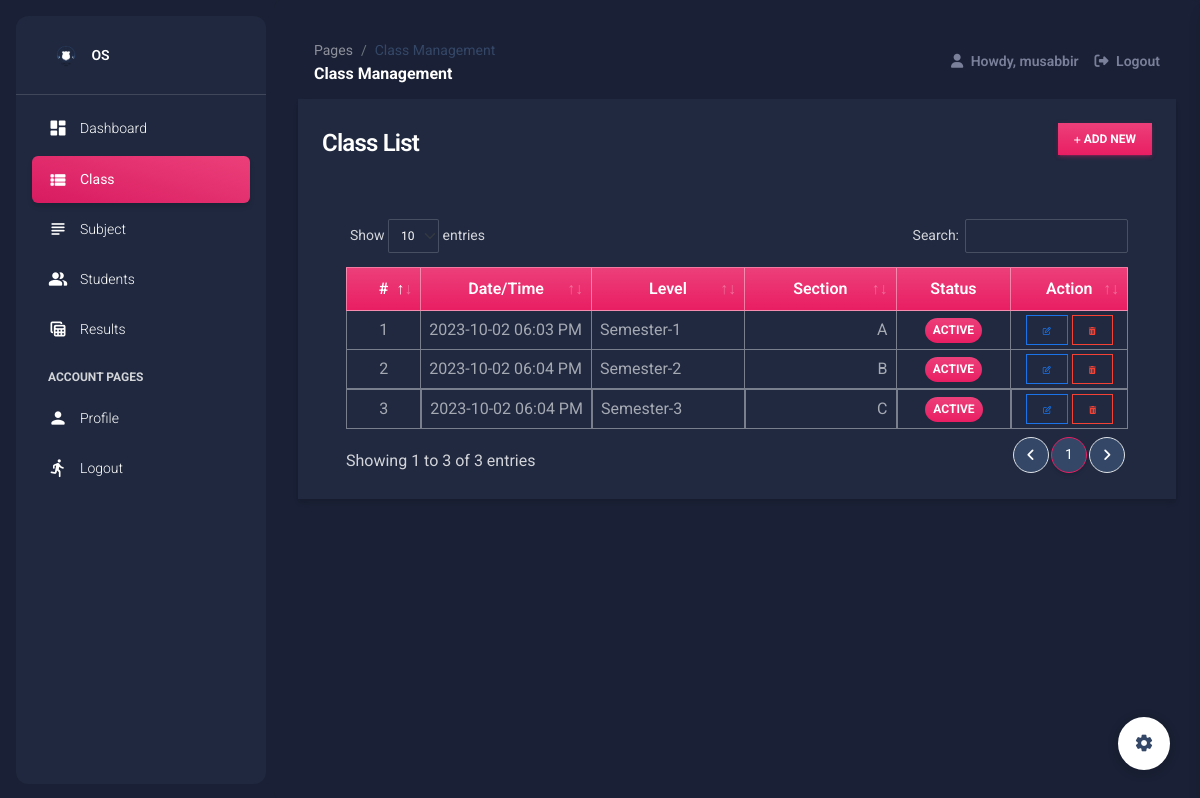
Screenshot of /class_mgt (signed in) with the database file from the repository.
### srmsApp/models.py (models this page shows, shortened)
class Class(models.Model):
    level = models.CharField(max_length=250)
    section = models.CharField(max_length=250)
    status = models.CharField(max_length=2, choices=(('1','Active'),('2','Inactive')), default = 1)
    date_created = models.DateTimeField(default=timezone.now)
    date_updated = models.DateTimeField(auto_now=True)

### srmsApp/views.py (the view)
# urls.py: path('class_mgt', views.class_mgt,name="class-page"),
@login_required
def class_mgt(request):
    context['page'] = 'class_mgt'
    context['page_title'] = 'Class Management'
    classes = models.Class.objects.all()
    context['classes'] = classes
    return render(request,'class_mgt.html',context)

### srmsApp/forms.py (shortened to what this page needs)
class UpdateProfile(UserChangeForm):
    username = forms.CharField(max_length=250,help_text="The Username field is required.")
    email = forms.EmailField(max_length=250,help_text="The Email field is required.")
    first_name = forms.CharField(max_length=250,help_text="The First Name field is required.")
    last_name = forms.CharField(max_length=250,help_text="The Last Name field is required.")
    current_password = forms.CharField(max_length=250)
    class Meta:
        model = User
        fields = ('email', 'username','first_name', 'last_name')

### srmsApp/templates/class_mgt.html (shortened to what this page needs)
{% extends 'layouts/base.html' %} {% load humanize %} {% block content %}
<div class="container-fluid">
    <div class="col-lg-12 col-md-12 col-sm-12 col-xs-12">
        <div class="card card-default rounded-0 shadow ">
            <div class="card-header">
                <div class="d-flex w-100 align-items-center justify-content-between">
                    <h4 class="card-title fw-bold">Class List</h4>
                    <div class="tools">
                        <button type="button" class="btn btn-primary rounded-0 bg-gradient btn-sm" id='add_new'><i class="fa fa-plus"></i> Add New</button>
                    </div>
                </div>
            </div>
            <div class="card-body">
                <div class="container-fluid">
                    <table class="table table-bordered" id="class-list">
                        <colgroup>
                            <col width="10%">
                            <col width="20%">
                            <col width="20%">
                            <col width="20%">
                            <col width="15%">
                            <col width="15%">
                        </colgroup>
                        <thead>
                            <tr class="bg-gradient bg-primary bg-opacity-50 text-light">
                                <th class="px-2 py-2 text-center">#</th>
                                <th class="px-2 py-2 text-center">Date/Time</th>
                                <th class="px-2 py-2 text-center">Level</th>
                                <th class="px-2 py-2 text-center">Section</th>
                                <th class="px-2 py-2 text-center">Status</th>
                                <th class="px-2 py-2 text-center">Action</th>
                            </tr>
                        </thead>
                        <tbody>
                            {% for class in classes %}
                            <tr>
                                <td class="px-2 py-1 align-middle text-center">{{ forloop.counter }}</td>
                                <td class="px-2 py-1 align-middle">{{ class.date_created|date:"Y-m-d h:i A" }}</td>
                                <td class="px-2 py-1 align-middle">{{ class.level }}</td>
                                <td class="px-2 py-1 align-middle text-end">{{ class.section }}</td>
                                <td class="px-1 py-1 align-middle text-center">
                                    {% if class.status == '1' %}
                                    <span class="badge bg-primary bg-gradient rounded-pill px-2">Active</span> {% else %}
                                    <span class="badge bg-secondary bg-gradient rounded-pill px-2">Inactive</span> {% endif %}
                                </td>
                                <td class="px-2 py-1 align-middle text-center">
                                    <a class="btn btn-outline-primary btn-sm edit-data mb-0 border-info text-info px-3 py-1 rounded-0" href="javascript:void(0)" data-url="{% url 'manage-class-pk' class.pk %}" title="Edit">
                                        <i class="fa fa-edit"></i>
                                    </a>
                                    <button class="btn btn-outline-danger btn-sm delete-data mb-0 border-danger px-3 py-1 rounded-0" type="button" data-id="{{ class.pk }}" title="Delete">
                                    <i class="fa fa-trash"></i>
                                </button>
                                </td>
                            </tr>
                            {% endfor %}
                        </tbody>
                    </table>
                </div>
            </div>
        </div>
    </div>
</div>
{% endblock content %}

### srmsApp/templates/includes/navigation.html (shortened to what this page needs)
    <nav class="navbar navbar-main navbar-expand-lg px-0 mx-4 shadow-none border-radius-xl position-sticky mt-4 top-1 z-index-sticky" id="navbarBlur" navbar-scroll="true">
      <div class="container-fluid py-1 px-3">
        <nav aria-label="breadcrumb">
          <ol class="breadcrumb bg-transparent mb-0 pb-0 pt-1 px-0 me-sm-6 me-5">
            <li class="breadcrumb-item text-sm"><a class="opacity-5 text-dark" href="javascript:;">Pages</a></li>
            <li class="breadcrumb-item text-sm text-dark active" aria-current="page">{{ page_title }}</li>
          </ol>
          <h6 class="font-weight-bolder mb-0">{{ page_title }}</h6>
        </nav>
        <div class="collapse navbar-collapse mt-sm-0 mt-2 me-md-0 me-sm-4" id="navbar">
          <ul class="navbar-nav  justify-content-end">
            <li class="nav-item d-flex align-items-center">
              <a href="" class="nav-link text-body font-weight-bold px-3">
                <i class="fa fa-user me-sm-1"></i>
                  Howdy, {{ user.username }}
              </a>
            </li>
            <li class="nav-item d-flex align-items-center">
              <a href="{% url 'logout' %}" class="nav-link text-body font-weight-bold px-0">
                <i class="fa fa-sign-out me-sm-1"></i>
                <span class="d-sm-inline d-none">Logout</span>
              </a>
            </li>
          </ul>
        </div>
      </div>
    </nav>

### static/default/css/style.css (style rules this page uses)
html, body { height: 100%; width: 100%; max-height: 100%; overflow: auto; display: flex; flex-direction: column; }
.dark-version .table tbody tr:last-child td { border-width: 1px !important; }

### rows the page displays
Class: date_created "2023-10-02 06:03 PM", level "Semester-1", section "A", status "ACTIVE"
Class: date_created "2023-10-02 06:04 PM", level "Semester-2", section "B", status "ACTIVE"
Class: date_created "2023-10-02 06:04 PM", level "Semester-3", section "C", status "ACTIVE"

### other values shown
{{ short_name }} "OS"
{{ page_title }} "Class Management"
{{ user.username }} "musabbir"
